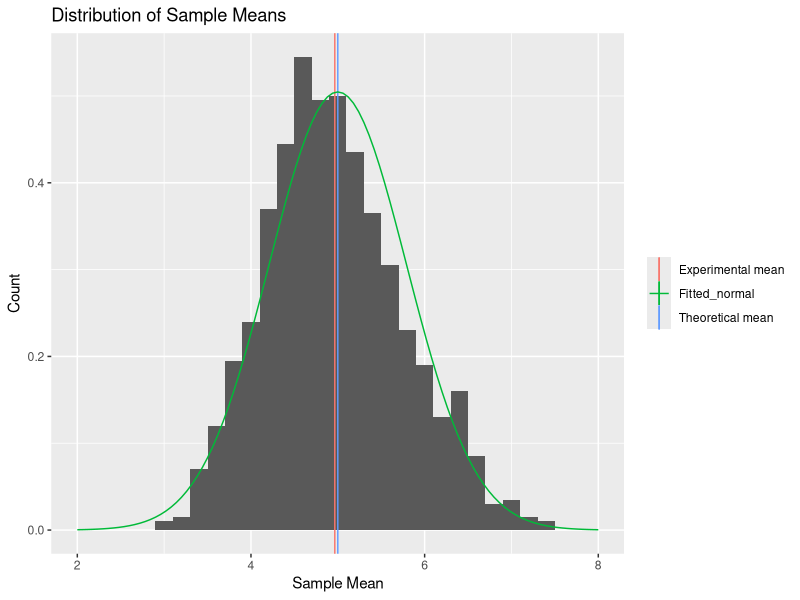
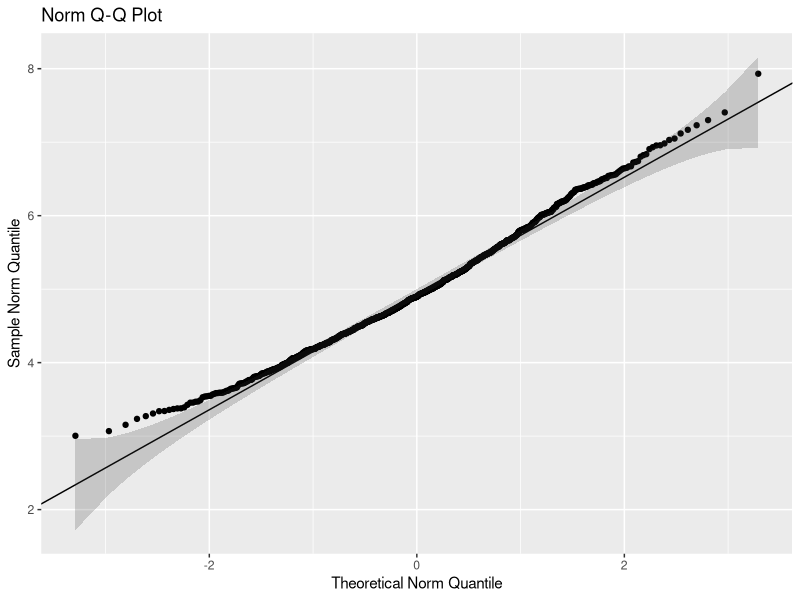
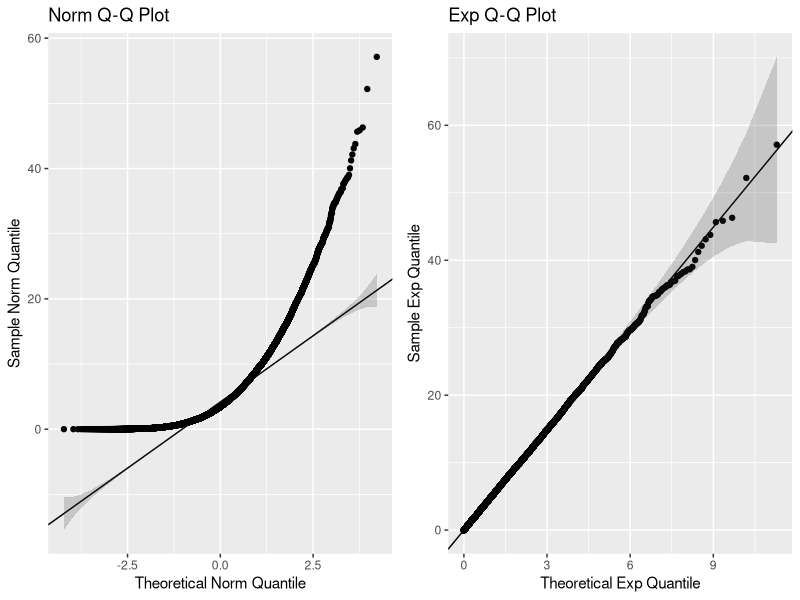

The R source for these figures, in order:
## ---- chunk 1
library(ggplot2)
library(gridExtra)
samples <- 1000
size <- 40
lambda <- 0.2
alpha <- .05
## ---- chunk 2
rnds <- NULL
for (i in 1:samples) { expRun <- rexp(size, lambda) ; rnds <- rbind(rnds, expRun) }
## ---- chunk 3
theoMean <- 1/lambda
rnd_means <- rowMeans(rnds)
sampleMean <- mean(rnd_means)
sampleMean
meanTest <- t.test(rnd_means,mu=theoMean,alternative="two.sided",conf.level=(1-alpha))
meanTest$conf.int
## ---- chunk 4
meanHistogram <- ggplot(as.data.frame(rnd_means),aes(x=rnd_means)) + 
geom_histogram(binwidth=lambda,aes(y=..density..))+
geom_vline(aes(xintercept=1/lambda,color="Theoretical mean"),show_guide=TRUE) +
geom_vline(aes(xintercept=sampleMean,color="Experimental mean"),show_guide=TRUE) + 
stat_function(fun=dnorm,args=list(mean=1/lambda,sd=sqrt(25/40)),aes(color="Fitted_normal")) +
xlab("Sample Mean") +
xlim(2,8) +
ylab("Count") +
ggtitle ("Distribution of Sample Means") +
theme(legend.title=element_blank())
meanHistogram
## ---- chunk 5
theoVar <- 1/(size*lambda^2)
sampleVar <- var (rnd_means)
var_low <- sampleVar*(samples-1)/qchisq((1-alpha/2),(samples-1))
var_high <- sampleVar*(samples-1)/qchisq((alpha/2),(samples-1))
c(var_low,var_high)
theoVar
## ---- chunk 6
gg_qq <- function(x, distribution = "norm", ... , label.outliers=FALSE, conf = 0.95 ){

  words <- strsplit(distribution, " ")[[1]]
  distName <- paste(toupper(substring(words, 1,1)),
  	            tolower(substring(words, 2)),
                    sep="", collapse=" ")

  q.function <- eval(parse(text = paste0("q", distribution)))
  d.function <- eval(parse(text = paste0("d", distribution)))
  x <- na.omit(x)
  ord <- order(x)
  n <- length(x)
  P <- ppoints(length(x))
  df <- data.frame(ord.x = x[ord], z = q.function(P, ...))

  Q.x <- quantile(df$ord.x, c(0.25, 0.75))
  Q.z <- q.function(c(0.25, 0.75), ...)
  b <- diff(Q.x)/diff(Q.z)
  coef <- c(Q.x[1] - b * Q.z[1], b)

  zz <- qnorm(1 - (1 - conf)/2)
  SE <- (coef[2]/d.function(df$z)) * sqrt(P * (1 - P)/n)
  fit.value <- coef[1] + coef[2] * df$z
  df$upper <- fit.value + zz * SE
  df$lower <- fit.value - zz * SE

  labels<-names(x)
  if(label.outliers==TRUE){ 
    df$label <- ifelse(df$ord.x > df$upper | df$ord.x < df$lower, labels[ord],"")
    }

  p <- ggplot(df, aes(x=z, y=ord.x)) +
    geom_point() + 
    geom_abline(intercept = coef[1], slope = coef[2]) +
    geom_ribbon(aes(ymin = lower, ymax = upper), alpha=0.2) +
    ggtitle(paste(distName,"Q-Q Plot")) +
    xlab(paste("Theoretical",distName,"Quantile")) +
    ylab(paste("Sample",distName,"Quantile")) 
  if(label.outliers==TRUE) p <- p + geom_text( aes(label = label))
   return(p)
}

gg_qq(rnd_means)
## ---- chunk 7
rnds_vector <- as.vector(rnds)
norm_plot <- gg_qq(rnds_vector)
exp_plot <- gg_qq(rnds_vector,distribution="exp")
grid.arrange(norm_plot,exp_plot,ncol=2)
